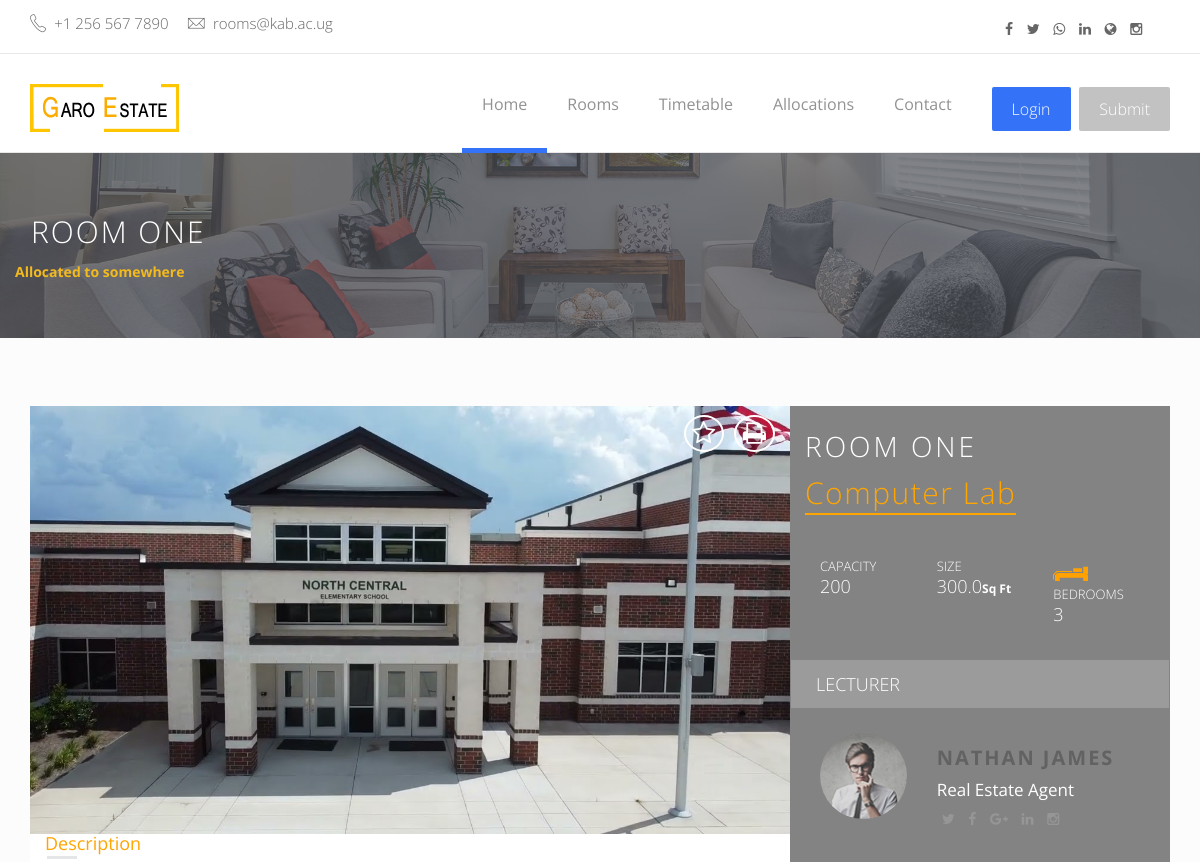
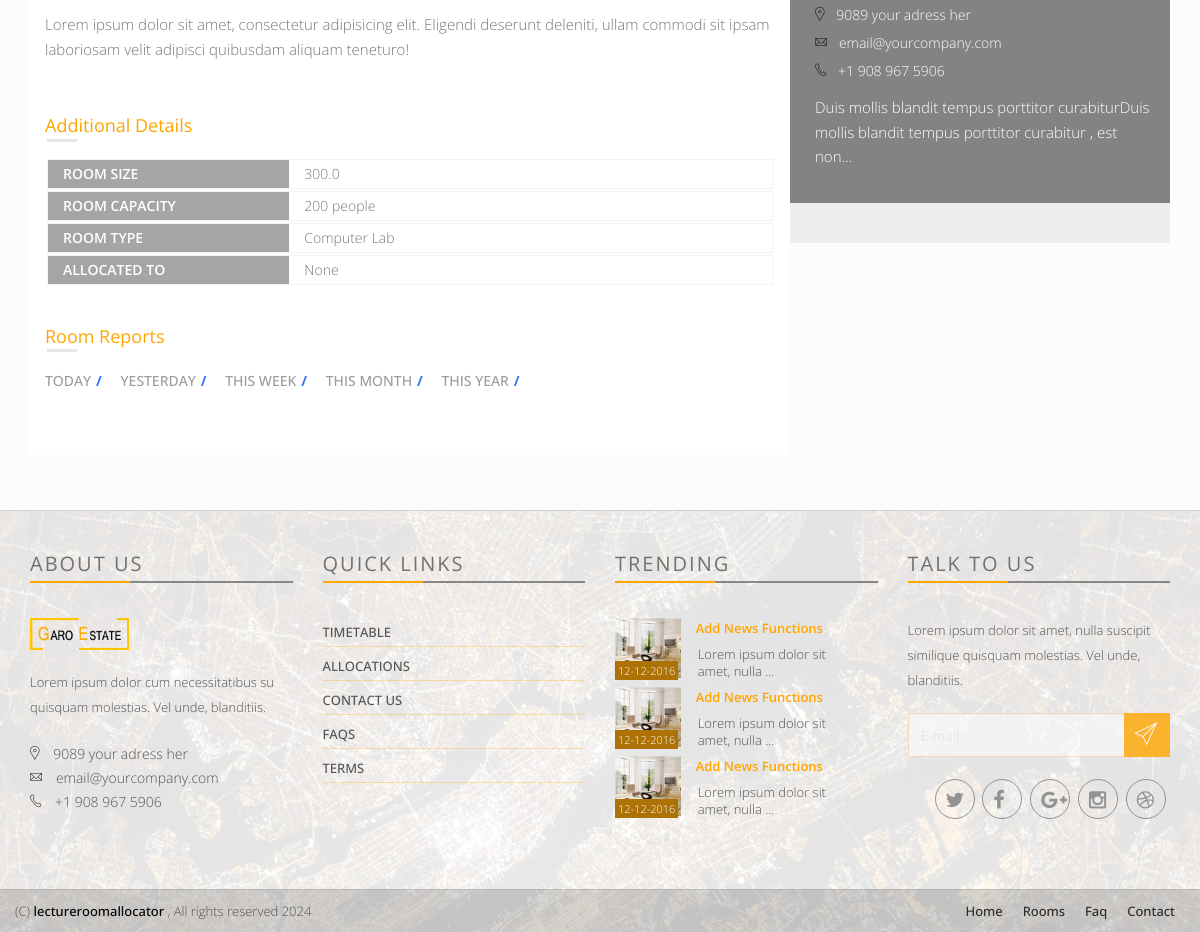
/room/1, run on the app's committed database (2 pictures, top to bottom).
### allocator/models.py (models this page shows, shortened)
class Room(models.Model):
    states = (
        ('In Use', 'In Use'),
        ('Free', 'Free'),
        ('Closed', 'Closed'),
    )
    specifications = (
        ('Computer Lab', 'Computer Lab'),
        ('Science Lab', 'Science Lab'),
        ('Library', 'Library'),
        ('Lecture Room', 'Lecture Room'),
        ('Comfrence Hall', 'Comfrence Hall'),
    )
    room_name = models.CharField(max_length=200)
    room_specification = models.CharField(max_length=100, choices=specifications)
    room_size_in_metres = models.FloatField()
    room_capacity = models.IntegerField(null=True)
    room_description = models.TextField()
    room_image = models.ImageField(upload_to='rooms')
    state = models.CharField(max_length=100, choices=states, default='Free')
    allocated_to = models.CharField(max_length=200, default='None')

### allocator/views.py (the view)
# urls.py: path('room/<int:room_id>', views.room, name='room_details'),
def room(request, room_id):
    cur_room = Room.objects.get(id=room_id)
    context = {
        'title' : cur_room.room_name,
        'room' : cur_room,
    }
    return render(request, 'allocator/room.html', context)

### allocator/templates/allocator/room.html (shortened to what this page needs)
{% extends "allocator/base.html" %}
{% load static %}
{% block content %}
<div class="page-head">
    <div class="container">
        <div class="row">
            <div class="page-head-content">
                <h1 class="page-title">{{room.room_name}}</h1>
                <span style="color: #f3ba1e; font-weight: bold;">Allocated to somewhere</span>
            </div>
        </div>
    </div>
</div>
<div class="content-area single-property" style="background-color: #FCFCFC;">&nbsp;
    <div class="container">
        <div class="clearfix padding-top-40" >
            <div class="col-md-8 single-property-content prp-style-2">
                <div class="">
                    <div class="row">
                        <div class="light-slide-item">
                            <div class="clearfix">
                                <div class="favorite-and-print">
                                    <a class="add-to-fav" href="#login-modal" data-toggle="modal">
                                        <i class="fa fa-star-o"></i>
                                    </a>
                                    <a class="printer-icon " href="javascript:window.print()">
                                        <i class="fa fa-print"></i>
                                    </a>
                                </div>
                                <ul id="image-gallery" class="gallery list-unstyled cS-hidden">
                                    <li data-thumb="{{room.room_image.url}}">
                                        <img src="{{room.room_image.url}}" />
                                    </li>
                                </ul>
                            </div>
                        </div>
                    </div>
                    <div class="single-property-wrapper">
                        <div class="section">
                            <h4 class="s-property-title">Description</h4>
                            <div class="s-property-content">
                                <p>{{room.room_description}}</p>
                            </div>
                        </div>
                        <div class="section additional-details">
                            <h4 class="s-property-title">Additional Details</h4>
                            <ul class="additional-details-list clearfix">
                                <li>
                                    <span class="col-xs-6 col-sm-4 col-md-4 add-d-title">Room Size</span>
                                    <span class="col-xs-6 col-sm-8 col-md-8 add-d-entry">{{room.room_size_in_metres}}</span>
                                </li>
                                <li>
                                    <span class="col-xs-6 col-sm-4 col-md-4 add-d-title">Room Capacity</span>
                                    <span class="col-xs-6 col-sm-8 col-md-8 add-d-entry">{{room.room_capacity}} people</span>
                                </li>
                                <li>
                                    <span class="col-xs-6 col-sm-4 col-md-4 add-d-title">Room Type</span>
                                    <span class="col-xs-6 col-sm-8 col-md-8 add-d-entry">{{room.room_specification}}</span>
                                </li>
                                <li>
                                    <span class="col-xs-6 col-sm-4 col-md-4 add-d-title">Allocated To</span>
                                    <span class="col-xs-6 col-sm-8 col-md-8 add-d-entry">{{room.allocated_to}}</span>
                                </li>
                            </ul>
                        </div>
                        <div class="section property-features">
                            <h4 class="s-property-title">Room Reports</h4>
                            <ul>
                                <li><a href="{% url 'allocator:today_report' room.id %}">Today</a></li>
                                <li><a href="{% url 'allocator:yesterday_report' room.id %}">Yesterday</a></li>
                                <li><a href="{% url 'allocator:week_report' room.id %}">This Week</a></li>
                                <li><a href="{% url 'allocator:month_report' room.id %}">This Month</a></li>
                                <li><a href="{% url 'allocator:year_report' room.id %}">This Year</a></li>
                            </ul>
                        </div>
                    </div>
                </div>
            </div>
            <div class="col-md-4 p0">
                <aside class="sidebar sidebar-property blog-asside-right property-style2">
                    <div class="dealer-widget">
                        <div class="dealer-content">
                            <div class="inner-wrapper">
                                <div class="single-property-header">
                                    <h1 class="property-title">{{room.room_name}}</h1>
                                    <span class="property-price">{{room.room_specification}}</span>
                                </div>
                                <div class="property-meta entry-meta clearfix ">
                                    <div class="col-xs-4 col-sm-4 col-md-4 p-b-15">
                                        <span class="property-info-entry">
                                            <span class="property-info-label">Capacity</span>
                                            <span class="property-info-value">{{room.room_capacity}}</span>
                                        </span>
                                    </div>
                                    <div class="col-xs-4 col-sm-4 col-md-4 p-b-15">
                                        <span class="property-info-entry">
                                            <span class="property-info-label">Size</span>
                                            <span class="property-info-value">{{room.room_size_in_metres}}<b class="property-info-unit">Sq Ft</b></span>
                                        </span>
                                    </div>
                                    <div class="col-xs-4 col-sm-4 col-md-4 p-b-15">
                                        <span class="property-info-icon icon-bed">
                                            <img src="assets/img/icon/bed-orange.png">
                                        </span>
                                        <span class="property-info-entry">
                                            <span class="property-info-label">Bedrooms</span>
                                            <span class="property-info-value">3</span>
                                        </span>
                                    </div>
                                </div>
                                <div class="dealer-section-space">
                                    <span>Lecturer</span>
                                </div>
                                <div class="clear">
                                    <div class="col-xs-4 col-sm-4 dealer-face">
                                        <a href="">
                                            <img src="assets/img/client-face1.png" class="img-circle">
                                        </a>
                                    </div>
                                    <div class="col-xs-8 col-sm-8 ">
                                        <h3 class="dealer-name">
                                            <a href="">Nathan James</a>
                                            <span>Real Estate Agent</span>
                                        </h3>
                                        <div class="dealer-social-media">
                                            <a class="twitter" target="_blank" href="">
                                                <i class="fa fa-twitter"></i>
                                            </a>
                                            <a class="facebook" target="_blank" href="">
                                                <i class="fa fa-facebook"></i>
                                            </a>
                                            <a class="gplus" target="_blank" href="">
                                                <i class="fa fa-google-plus"></i>
                                            </a>
                                            <a class="linkedin" target="_blank" href="">
                                                <i class="fa fa-linkedin"></i>
                                            </a>
                                            <a class="instagram" target="_blank" href="">
                                                <i class="fa fa-instagram"></i>
                                            </a>
                                        </div>
                                    </div>
                                </div>
                                <div class="clear">
                                    <ul class="dealer-contacts">
                                        <li><i class="pe-7s-map-marker strong"> </i> 9089 your adress her</li>
                                        <li><i class="pe-7s-mail strong"> </i> email@yourcompany.com</li>
                                        <li><i class="pe-7s-call strong"> </i> +1 908 967 5906</li>
                                    </ul>
                                    <p>Duis mollis  blandit tempus porttitor curabiturDuis mollis  blandit tempus porttitor curabitur , est non…</p>
                                </div>
                            </div>
                        </div>
                    </div>
                </aside>
            </div>
        </div>
    </div>
</div>
{% endblock content %}

### data on the page
Room: room_name "ROOM ONE", room_image (picture), room_description "Lorem ipsum dolor sit amet, consectetur adipisicing elit. Eligendi deserunt deleniti, ullam commodi sit ipsam laboriosam velit adipisci quibusdam aliquam teneturo!", room_size_in_metres "300.0", room_capacity "200", room_specification "Computer Lab", allocated_to "None"
